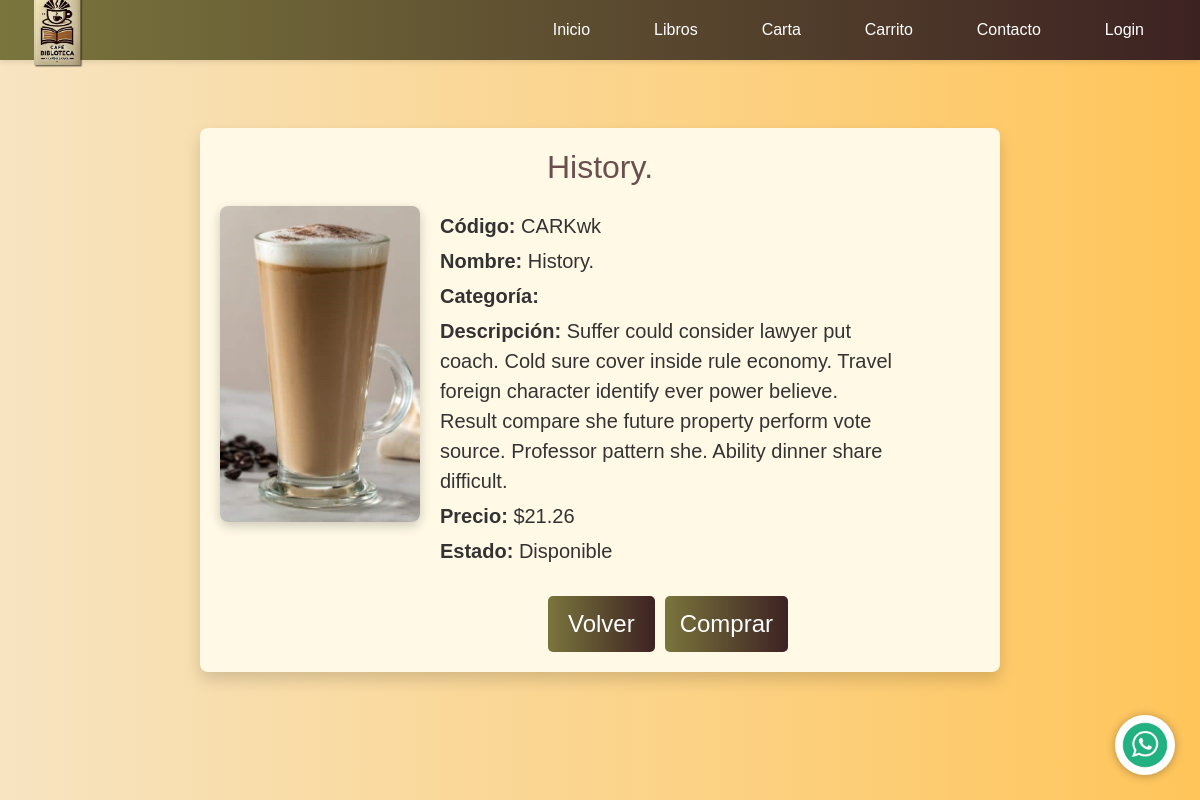
Screenshot of /cartas/detalle/CARKwk/ with the database file from the repository.
### webapp/models.py (models this page shows, shortened)
class Carta(models.Model):
    carCodigo = models.CharField(max_length=7, primary_key=True)  # Código único del producto
    carNombre = models.CharField(max_length=150)  # Nombre del producto
    carDescripcion = models.TextField()  # Descripción del producto
    carPrecio = models.DecimalField(max_digits=9, decimal_places=2)  # Precio del producto
    carFoto = models.ImageField(upload_to='carta/')  # Imagen del producto
    carStatus_1 = models.CharField(max_length=3)  # Estado del producto

### webapp/views.py (the view)
# urls.py: path('cartas/detalle/<str:carCodigo>/', webapp_views.detalle_carta, name='detalle_carta'),
def detalle_carta(request, carCodigo):
    carta = get_object_or_404(Carta, carCodigo=carCodigo)
    total_items = sum(item['cantidad'] for item in request.session.get("carrito", {}).values())
    return render(request, 'webapp/detalle_cartas.html', {
        'carta': carta,
        'total_items': total_items,
    })

### webapp/context_processors.py (called while the page is built)
def carrito_context(request):
    carrito = request.session.get('carrito', {})
    total_carrito = sum(item['precio'] * item['cantidad'] for item in carrito.values())
    cantidad_items = sum(item['cantidad'] for item in carrito.values())
    return {
        'carrito': carrito,
        'total_carrito': total_carrito,
        'cantidad_items': cantidad_items,
    }

### webapp/templates/webapp/detalle_cartas.html (shortened to what this page needs)
{% extends "cabezal.html" %}
{% block cargar_static %}
    {% load static %}
{% endblock %}
{% block contenido_pagina %}
<main id="page-content">
    <div id="product-container">
        <h1 id="product-title">{{ carta.carNombre }}</h1>
        <div id="product-detail">
            <img id="product-image" src="{% static 'webapp/images/cartas/latte_carta.png' %}" alt="{{ carta.carNombre }}" onclick="openModal('{% static 'webapp/images/cartas/latte_carta.png' %}')">
            <div id="product-info">
                <p><strong>Código:</strong> {{ carta.carCodigo }}</p>
                <p><strong>Nombre:</strong> {{ carta.carNombre }}</p>
                <p><strong>Categoría:</strong> {{ carta.carCategoria }}</p>
                <p><strong>Descripción:</strong> {{ carta.carDescripcion }}</p>
                <p><strong>Precio:</strong> ${{ carta.carPrecio }}</p>
                <p><strong>Estado:</strong> Disponible</p>
                <div id="book-buttons">
                    <a href="{% url 'index_cartas' %}" class="boton" style="text-decoration: none;">Volver</a>
                    <button class="boton boton-comprar" onclick="addToCart('{{ carta.carCodigo }}')">Comprar</button>
                </div>
            </div>
        </div>
    </div>
</main>
{% endblock %}

### webapp/static/webapp/css/styles.css (style rules this page uses)
body { font-size: 1rem; font-family: 'Arial', sans-serif; margin: 0; padding: 0; background-color: #F7E4C1; background: rgb(247, 228, 193); background: -moz-linear-gradient(90deg, rgba(247, 228, 193, 1) 0%, rgba(255, 197, 90, 1) 100%); background: -webkit-linear-gradient(90deg, rgba(247, 228, 193, 1) 0%, rgba(255, 197, 90, 1) 100%); background: linear-gradient(90deg, rgba(247, 228, 193, 1) 0%, rgba(255, 197, 90, 1) 100%); }
html { font-size: 100%; }
h1 { font-size: 2.5rem; }
p { font-size: 1.25rem; }
.boton { font-size: 2vw; display: inline-block; background: rgb(122, 117, 61); background: -moz-linear-gradient(90deg, rgba(122, 117, 61, 1) 0%, rgba(61, 34, 34, 1) 100%); background: -webkit-linear-gradient(90deg, rgba(122, 117, 61, 1) 0%, rgba(61, 34, 34, 1) 100%); background: linear-gradient(90deg, rgba(122, 117, 61, 1) 0%, rgba(61, 34, 34, 1) 100%); filter: progid:DXImageTransform.Microsoft.gradient(startColorstr="#7a753d", endColorstr="#3d2222", GradientType=1); color: white; padding: 10px 20px; margin-top: 15px; border-radius: 5px; text-align: center; cursor: pointer; transition: background-color 0.3s ease; }
.boton { width: auto; max-width: 100%; }
.boton-comprar { background-color: #333; color: white; padding: 10px 15px; border: none; border-radius: 5px; cursor: pointer; transition: background-color 0.3s; }
#page-body, html { display: flex; flex-direction: column; min-height: 100vh; margin: 0; }
#book-buttons { display: flex; gap: 10px; margin-top: 15px; justify-content: center; }
#page-container, #page-content { display: flex; flex-direction: column; min-height: 100vh; margin: 0; }
#page-content { flex: 1; display: flex; justify-content: center; align-items: center; padding: 20px; }
#product-container { max-width: 800px; width: 100%; background: #fff9e6; border-radius: 8px; box-shadow: 0 8px 16px rgba(0, 0, 0, 0.15); padding: 20px; }
#product-title { font-size: 2rem; text-align: center; color: #6b4f4f; margin-bottom: 20px; }
#product-detail { display: flex; gap: 20px; align-items: flex-start; }
#product-image { width: 40%; max-width: 200px; border-radius: 8px; box-shadow: 0 4px 12px rgba(0, 0, 0, 0.2); }
#product-info { width: 60%; color: #333; }
#product-info p { margin: 5px 0; line-height: 1.5; }
#book-buttons { display: flex; gap: 10px; margin-top: 15px; }
#page-content { flex: 1; display: flex; justify-content: center; align-items: center; padding: 20px; background: linear-gradient(90deg, rgba(247, 228, 193, 1) 0%, rgba(255, 197, 90, 1) 100%); }

### rows the page displays
Carta: carNombre "History.", carCodigo "CARKwk", carDescripcion "Suffer could consider lawyer put coach. Cold sure cover inside rule economy. Travel foreign character identify ever power believe. Result compare she future property perform vote source. Professor pattern she. Ability dinner share difficult.", carPrecio "21.26"
